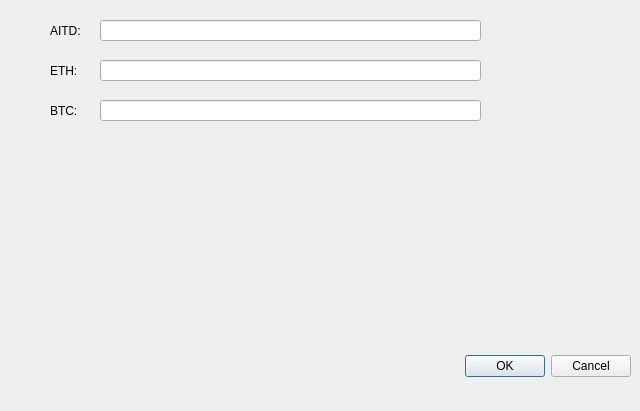
<?xml version="1.0" encoding="UTF-8"?>
<ui version="4.0">
 <class>Dialog</class>
 <widget class="QDialog" name="Dialog">
  <property name="geometry">
   <rect>
    <x>0</x>
    <y>0</y>
    <width>640</width>
    <height>411</height>
   </rect>
  </property>
  <property name="windowTitle">
   <string>Dialog</string>
  </property>
  <widget class="QDialogButtonBox" name="buttonBox">
   <property name="geometry">
    <rect>
     <x>10</x>
     <y>350</y>
     <width>621</width>
     <height>32</height>
    </rect>
   </property>
   <property name="orientation">
    <enum>Qt::Horizontal</enum>
   </property>
   <property name="standardButtons">
    <set>QDialogButtonBox::Cancel|QDialogButtonBox::Ok</set>
   </property>
  </widget>
  <widget class="QLineEdit" name="lineEdit_AITD">
   <property name="geometry">
    <rect>
     <x>100</x>
     <y>20</y>
     <width>381</width>
     <height>21</height>
    </rect>
   </property>
  </widget>
  <widget class="QLabel" name="label">
   <property name="geometry">
    <rect>
     <x>50</x>
     <y>20</y>
     <width>41</width>
     <height>21</height>
    </rect>
   </property>
   <property name="text">
    <string>AITD:</string>
   </property>
  </widget>
  <widget class="QLineEdit" name="lineEdit_ETH">
   <property name="geometry">
    <rect>
     <x>100</x>
     <y>60</y>
     <width>381</width>
     <height>21</height>
    </rect>
   </property>
   <property name="text">
    <string/>
   </property>
  </widget>
  <widget class="QLabel" name="label_2">
   <property name="geometry">
    <rect>
     <x>50</x>
     <y>60</y>
     <width>41</width>
     <height>21</height>
    </rect>
   </property>
   <property name="text">
    <string>ETH:</string>
   </property>
  </widget>
  <widget class="QLineEdit" name="lineEdit_BTC">
   <property name="geometry">
    <rect>
     <x>100</x>
     <y>100</y>
     <width>381</width>
     <height>21</height>
    </rect>
   </property>
   <property name="text">
    <string/>
   </property>
  </widget>
  <widget class="QLabel" name="label_3">
   <property name="geometry">
    <rect>
     <x>50</x>
     <y>100</y>
     <width>41</width>
     <height>21</height>
    </rect>
   </property>
   <property name="text">
    <string>BTC:</string>
   </property>
  </widget>
 </widget>
 <resources/>
 <connections>
  <connection>
   <sender>buttonBox</sender>
   <signal>accepted()</signal>
   <receiver>Dialog</receiver>
   <slot>accept()</slot>
   <hints>
    <hint type="sourcelabel">
     <x>248</x>
     <y>254</y>
    </hint>
    <hint type="destinationlabel">
     <x>157</x>
     <y>274</y>
    </hint>
   </hints>
  </connection>
  <connection>
   <sender>buttonBox</sender>
   <signal>rejected()</signal>
   <receiver>Dialog</receiver>
   <slot>reject()</slot>
   <hints>
    <hint type="sourcelabel">
     <x>316</x>
     <y>260</y>
    </hint>
    <hint type="destinationlabel">
     <x>286</x>
     <y>274</y>
    </hint>
   </hints>
  </connection>
 </connections>
</ui>
